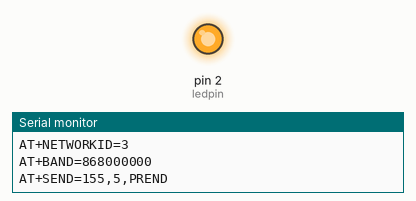
Recording of a sketch running on a simulated Arduino Uno, built with avr-gcc and run on an emulated ATmega328P. Shown: output pins drawn as LEDs (lit = HIGH), the last lines printed to the serial monitor.

Above: at 2.7 s.
At 7.2 s:
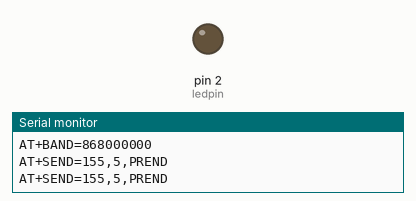
Timing chart, 0 to 8.9 s (numbered marks = the images above):
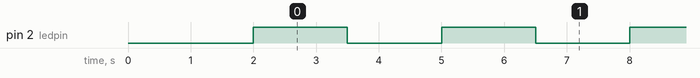

Measured:
- by itself, pin 2 (ledpin): alternates HIGH for 1.5 s and LOW for 1.5 s

The sketch:

lorawan.ino
```cpp
#define ledpin 2
int toggleState_1 = 0;
void setup() {
  Serial.begin(115200);
  pinMode(ledpin, OUTPUT);
  Serial.println("AT+ADDRESS=0");  //0~65535
  delay(500);
  Serial.println("AT+NETWORKID=3");  //=3~15,18(default18)
  delay(500);
  Serial.println("AT+BAND=868000000");  //868Mh
  delay(1000);
}
void loop() {
  if (toggleState_1 == 0) {
    Serial.println("AT+SEND=155,5,PREND");  // Direccion, Longitud, Mensage
    digitalWrite(ledpin, HIGH);
    toggleState_1 = 1;
    delay(1500);
  } else {
    digitalWrite(ledpin, LOW);
    toggleState_1 = 0;
    delay(1500);
  }
}
```
